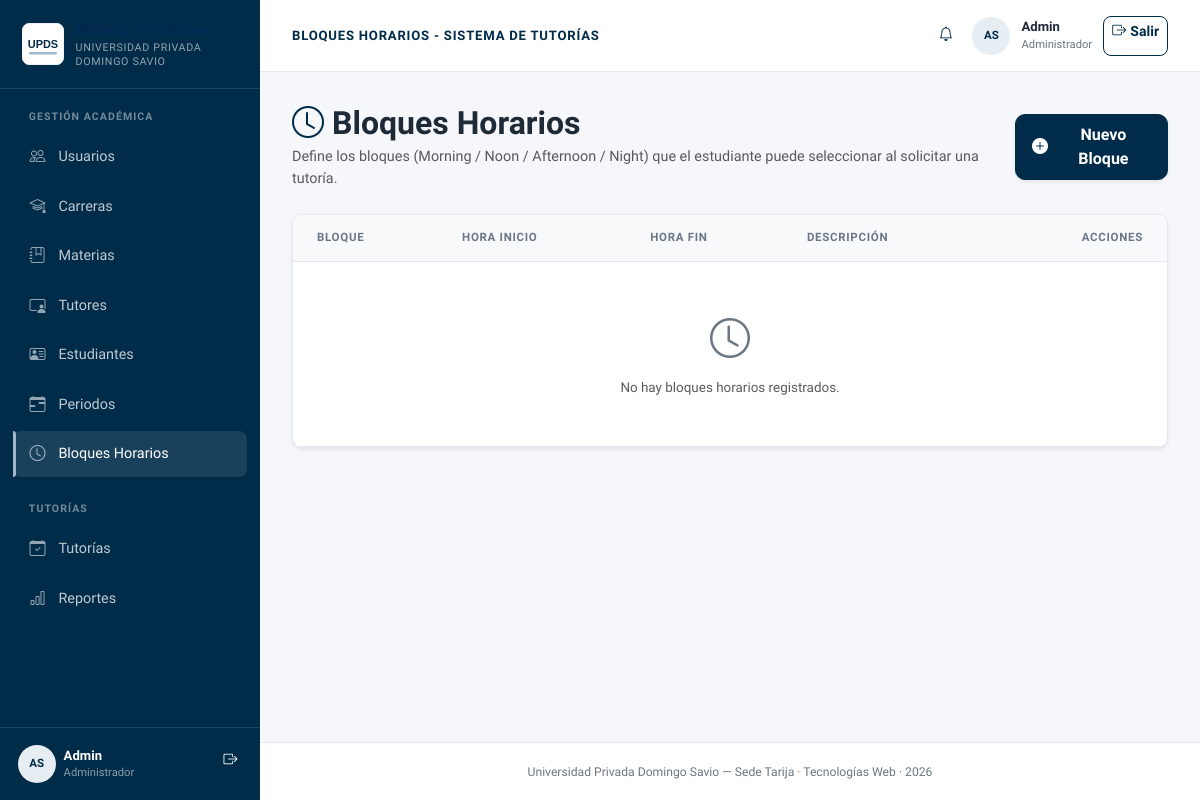
The app's page /controllers/admin_bloques.php (signed in), older data.
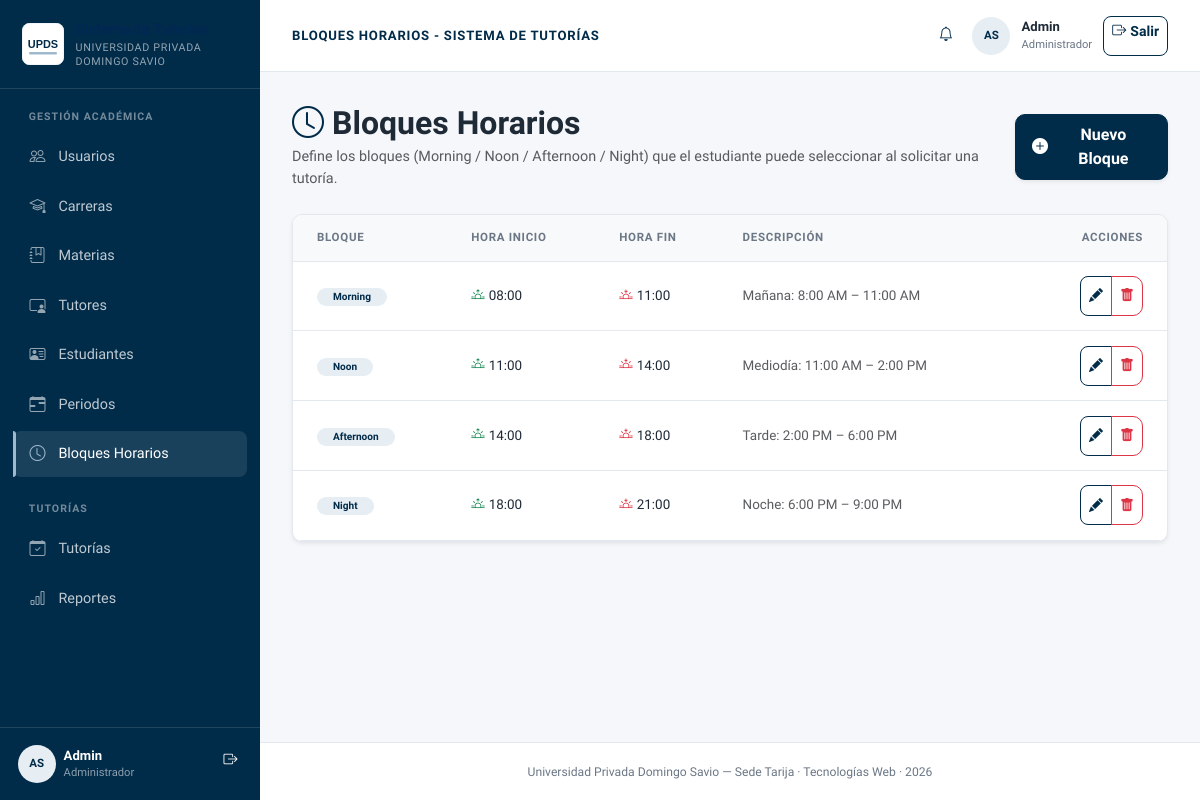
The same page, newer data.
### tables this page shows
CREATE TABLE IF NOT EXISTS bloques_horarios (
  id_bloque INT AUTO_INCREMENT PRIMARY KEY,
  nombre_bloque VARCHAR(30) NOT NULL UNIQUE,
  hora_inicio TIME NOT NULL,
  hora_fin TIME NOT NULL,
  descripcion VARCHAR(200) NULL,
  CONSTRAINT chk_bloque_horas CHECK (hora_fin > hora_inicio)
);

### controllers/admin_bloques.php (called while the page is built, shortened)
<?php
require_once __DIR__ . '/../config/conexion.php';
require_once __DIR__ . '/../models/BloqueModel.php';
$bloqueModel = new BloqueModel($pdo);
$bloques = $bloqueModel->obtenerTodos();
require_once __DIR__ . '/../views/admin/bloques/listar.php';

### models/NotificacionModel.php (called while the page is built, shortened)
<?php
class NotificacionModel
{
    private $pdo;
    public function __construct($pdo)
    {
        $this->pdo = $pdo;
    }
    public function contarNoLeidas($idUsuario)
    {
        $stmt = $this->pdo->prepare('SELECT COUNT(*) FROM notificaciones WHERE id_usuario = :id AND leida = 0');
        $stmt->execute([':id' => (int) $idUsuario]);
        return (int) $stmt->fetchColumn();
    }
}

### models/BloqueModel.php (called while the page is built, shortened)
<?php
class BloqueModel
{
    private $pdo;
    public function __construct($pdo)
    {
        $this->pdo = $pdo;
    }
    public function obtenerTodos()
    {
        return $this->pdo->query("SELECT * FROM bloques_horarios ORDER BY hora_inicio ASC")->fetchAll();
    }
}

### views/admin/bloques/listar.php (the view, shortened to what this page needs)
<?php
$tituloPagina = 'Bloques Horarios - Sistema de Tutorías';
include __DIR__ . '/../../layouts/header.php';
?>
<div class="d-flex flex-column flex-md-row justify-content-between align-items-start align-items-md-center mb-4 gap-3">
 <div>
    <h2 class="fw-bold mb-1 d-flex align-items-center gap-2">
      <i class="bi bi-clock text-primary"></i>
      <span>Bloques Horarios</span>
    </h2>
    <p class="text-muted mb-0">Define los bloques (Morning / Noon / Afternoon / Night) que el estudiante puede seleccionar al solicitar una tutoría.</p>
 </div>
 <button type="button" class="btn btn-primary d-flex align-items-center gap-2 shadow-sm px-3 py-2 rounded-3" data-bs-toggle="modal" data-bs-target="#modalBloque" onclick="prepararCrear()">
    <i class="bi bi-plus-circle-fill"></i>
    <span class="fw-semibold">Nuevo Bloque</span>
 </button>
</div>
<div class="card card-custom shadow-sm overflow-hidden">
 <div class="table-responsive">
    <table class="table table-hover align-middle mb-0">
      <thead class="table-light text-muted text-uppercase" style="font-size: 0.75rem; letter-spacing: 0.5px;">
        <tr>
          <th class="ps-4">Bloque</th>
          <th>Hora Inicio</th>
          <th>Hora Fin</th>
          <th>Descripción</th>
          <th class="text-end pe-4">Acciones</th>
        </tr>
      </thead>
      <tbody>
        <?php foreach ($bloques as $b): ?>
          <tr>
            <td class="ps-4">
              <span class="badge badge-accent px-3 py-1 fw-semibold"><?= htmlspecialchars($b['nombre_bloque']) ?></span>
            </td>
            <td><i class="bi bi-sunrise text-success me-1"></i><?= substr($b['hora_inicio'], 0, 5) ?></td>
            <td><i class="bi bi-sunset text-danger me-1"></i><?= substr($b['hora_fin'], 0, 5) ?></td>
            <td class="text-muted small"><?= htmlspecialchars($b['descripcion'] ?? '—') ?></td>
            <td class="text-end pe-4">
              <div class="btn-group" role="group">
                <button type="button" class="btn btn-outline-primary btn-sm" title="Editar"
                        onclick='prepararEditar(<?= json_encode($b, JSON_HEX_APOS | JSON_HEX_QUOT) ?>)'>
                  <i class="bi bi-pencil-fill"></i>
                </button>
                <button type="button" class="btn btn-outline-danger btn-sm rounded-end-2" title="Eliminar"
                        onclick="confirmarEliminacionBloque(<?= $b['id_bloque'] ?>, '<?= htmlspecialchars($b['nombre_bloque'], ENT_QUOTES, 'UTF-8') ?>')">
                  <i class="bi bi-trash-fill"></i>
                </button>
              </div>
            </td>
          </tr>
        <?php endforeach; ?>
        <?php if (empty($bloques)): ?>
          <tr>
            <td colspan="5" class="text-center py-5 text-muted">
              <i class="bi bi-clock fs-1 d-block mb-2 text-secondary"></i>
              No hay bloques horarios registrados.
            </td>
          </tr>
        <?php endif; ?>
      </tbody>
    </table>
 </div>
</div>
<?php include __DIR__ . '/../../layouts/footer.php'; ?>

### views/layouts/header.php (shortened to what this page needs)
<?php
require_once __DIR__ . '/../../includes/vista_helpers.php';
$rolSesion = $_SESSION['rol'] ?? '';
$nombreSesion = $_SESSION['nombre'] ?? 'Usuario';
$apellidoSesion = $_SESSION['apellido'] ?? '';
$tituloSeccion = $tituloSeccion ?? ($tituloPagina ?? 'Sistema de Tutorías');
$esEstudiante = $rolSesion === 'estudiante';
$notificacionesNoLeidas = 0;
if (!empty($_SESSION['id_usuario'])) {
    try {
        require_once __DIR__ . '/../../config/conexion.php';
        require_once __DIR__ . '/../../models/NotificacionModel.php';
        $notificacionesNoLeidas = (new NotificacionModel($pdo))->contarNoLeidas($_SESSION['id_usuario']);
    } catch (Throwable $e) {
        error_log($e->getMessage());
        $notificacionesNoLeidas = 0;
    }
}
function campanaNotificaciones($noLeidas) {
    $insignia = $noLeidas > 0
        ? '<span class="badge rounded-pill bg-danger position-absolute top-0 start-100 translate-middle" style="font-size: .6rem;">' . (int) $noLeidas . '</span>'
        : '';
    return '<a href="/controllers/notificaciones_listar.php" class="position-relative d-inline-flex align-items-center justify-content-center p-2 text-decoration-none" aria-label="Notificaciones" title="Notificaciones">'
        . '<i class="bi bi-bell" aria-hidden="true"></i>' . $insignia . '</a>';
}
?>
<!DOCTYPE html>
<html lang="es">
<head>
  <link href="https://cdn.jsdelivr.net/npm/bootstrap@5.3.3/dist/css/bootstrap.min.css" rel="stylesheet">
  <link rel="stylesheet" href="https://cdn.jsdelivr.net/npm/bootstrap-icons@1.11.3/font/bootstrap-icons.min.css">
  <link rel="stylesheet" href="/assets/css/upds-theme.css">
</head>
<body>
<?php if ($esEstudiante): ?>
  <div class="student-main">
    <nav class="navbar navbar-expand-lg student-navbar" aria-label="Navegación principal">
      <div class="container-fluid px-3 px-lg-4">
        <a class="navbar-brand d-flex align-items-center gap-2" href="/views/estudiante/panel.php">
          <img class="brand-logo" src="/assets/img/logo-upds.svg" alt="UPDS">
          <span><strong>UPDS</strong><small class="brand-campus">Sede Tarija</small></span>
        </a>
        <button class="navbar-toggler border-0" type="button" data-bs-toggle="collapse" data-bs-target="#studentNav" aria-controls="studentNav" aria-label="Abrir menú">
          <span class="navbar-toggler-icon"></span>
        </button>
        <div class="collapse navbar-collapse" id="studentNav">
          <ul class="navbar-nav me-auto mb-2 mb-lg-0">
            <li class="nav-item"><a class="nav-link <?= menuActivo('estudiante/panel') ? 'active' : '' ?>" href="/views/estudiante/panel.php"><i class="bi bi-calendar2-check me-1" aria-hidden="true"></i>Mis Tutorías</a></li>
            <li class="nav-item"><a class="nav-link <?= menuActivo('solicitar') ? 'active' : '' ?>" href="/controllers/tutorias_solicitar.php"><i class="bi bi-calendar-plus me-1" aria-hidden="true"></i>Solicitar Tutoría</a></li>
          </ul>
          <div class="topbar-user">
            <span class="text-white"><?= campanaNotificaciones($notificacionesNoLeidas) ?></span>
            <?= avatar($nombreSesion, $apellidoSesion, $rolSesion) ?>
            <div><div class="topbar-user-name"><?= htmlspecialchars($nombreSesion) ?></div><div class="topbar-user-role"><?= htmlspecialchars($rolSesion) ?></div></div>
            <a href="/controllers/logout.php" onclick="cerrarSesion(event)" class="btn btn-sm btn-outline-light"><i class="bi bi-box-arrow-right me-1" aria-hidden="true"></i>Salir</a>
          </div>
        </div>
      </div>
    </nav>
<?php else: ?>
  <div class="app-shell">
    <aside class="app-sidebar" aria-label="Navegación principal">
      <a class="sidebar-brand" href="<?= $rolSesion === 'tutor' ? '/views/tutor/panel.php' : '/controllers/usuarios_listar.php' ?>">
        <img class="brand-logo" src="/assets/img/logo-upds.svg" alt="UPDS">
        <span class="brand-name">Sistema de Tutorías<small class="brand-campus">Universidad Privada Domingo Savio</small></span>
      </a>
      <nav class="sidebar-nav">
        <?php if ($rolSesion === 'administrador'): ?>
          <div class="sidebar-section">Gestión académica</div>
          <a class="sidebar-link <?= menuActivo('usuarios') ? 'active' : '' ?>" href="/controllers/usuarios_listar.php"><i class="bi bi-people" aria-hidden="true"></i>Usuarios</a>
          <a class="sidebar-link <?= menuActivo('carreras') ? 'active' : '' ?>" href="/controllers/carreras_listar.php"><i class="bi bi-mortarboard" aria-hidden="true"></i>Carreras</a>
          <a class="sidebar-link <?= menuActivo('materias') ? 'active' : '' ?>" href="/controllers/materias_listar.php"><i class="bi bi-journal-bookmark" aria-hidden="true"></i>Materias</a>
          <a class="sidebar-link <?= menuActivo('tutores') ? 'active' : '' ?>" href="/controllers/tutores_listar.php"><i class="bi bi-person-video3" aria-hidden="true"></i>Tutores</a>
          <a class="sidebar-link <?= menuActivo('estudiantes') ? 'active' : '' ?>" href="/controllers/estudiantes_listar.php"><i class="bi bi-person-vcard" aria-hidden="true"></i>Estudiantes</a>
          <a class="sidebar-link <?= menuActivo('admin_periodos') ? 'active' : '' ?>" href="/controllers/admin_periodos.php"><i class="bi bi-calendar-range" aria-hidden="true"></i>Periodos</a>
          <a class="sidebar-link <?= menuActivo('admin_bloques') ? 'active' : '' ?>" href="/controllers/admin_bloques.php"><i class="bi bi-clock" aria-hidden="true"></i>Bloques Horarios</a>
          <div class="sidebar-section mt-4">Tutorías</div>
          <a class="sidebar-link <?= menuActivo('tutorias') ? 'active' : '' ?>" href="/controllers/tutorias_listar.php"><i class="bi bi-calendar-check" aria-hidden="true"></i>Tutorías</a>
          <a class="sidebar-link <?= menuActivo('reportes') ? 'active' : '' ?>" href="/controllers/reportes.php"><i class="bi bi-bar-chart" aria-hidden="true"></i>Reportes</a>
        <?php endif; ?>
      </nav>
      <div class="sidebar-user d-flex align-items-center gap-2">
        <?= avatar($nombreSesion, $apellidoSesion, $rolSesion) ?>
        <div class="flex-grow-1"><div class="sidebar-user-name"><?= htmlspecialchars($nombreSesion) ?></div><div class="sidebar-user-role"><?= htmlspecialchars($rolSesion) ?></div></div>
        <a href="/controllers/logout.php" onclick="cerrarSesion(event)" class="btn btn-sm btn-link text-white p-1" aria-label="Cerrar sesión" title="Cerrar sesión"><i class="bi bi-box-arrow-right" aria-hidden="true"></i></a>
      </div>
    </aside>
    <div class="app-main">
          <?= campanaNotificaciones($notificacionesNoLeidas) ?>
      <header class="app-topbar d-flex justify-content-between align-items-center">
        <div class="topbar-title"><?= htmlspecialchars($tituloSeccion) ?></div>
        <div class="topbar-user">
          <span class="text-primary"><?= campanaNotificaciones($notificacionesNoLeidas) ?></span>
          <?= avatar($nombreSesion, $apellidoSesion, $rolSesion) ?>
          <div><div class="topbar-user-name"><?= htmlspecialchars($nombreSesion) ?></div><div class="topbar-user-role"><?= htmlspecialchars($rolSesion) ?></div></div>
          <a href="/controllers/logout.php" onclick="cerrarSesion(event)" class="btn btn-sm btn-outline-primary"><i class="bi bi-box-arrow-right me-1" aria-hidden="true"></i>Salir</a>
        </div>
      </header>
<?php endif; ?>
<main class="app-content">

### includes/vista_helpers.php (shortened to what this page needs)
<?php
function menuActivo($fragmento)
{
    return strpos($_SERVER['PHP_SELF'] ?? '', $fragmento) !== false;
}
function avatar($nombre, $apellido = '', $rol = '')
{
    $nombre = trim((string) $nombre);
    $apellido = trim((string) $apellido);
    $iniciales = strtoupper(substr($nombre, 0, 1) . substr($apellido, 0, 1));
    $clasesRol = [
        'administrador' => 'avatar-admin',
        'tutor' => 'avatar-tutor',
        'estudiante' => 'avatar-student',
    ];
    $claseRol = $clasesRol[$rol] ?? 'avatar-default';
    return '<span class="avatar ' . $claseRol . '" aria-hidden="true">'
        . htmlspecialchars($iniciales, ENT_QUOTES, 'UTF-8') . '</span>';
}

### views/layouts/footer.php (shortened to what this page needs)
</main>
<footer class="app-footer text-center">
  Universidad Privada Domingo Savio — Sede Tarija · Tecnologías Web · <?= date('Y') ?>
</footer>
<?php if ($esEstudiante): ?></div><?php else: ?></div></div><?php endif; ?>
</body>
</html>

Row changes from the older to the newer data that the page shows:
added bloques_horarios: nombre_bloque "Morning", hora_inicio "08:00", hora_fin "11:00", descripcion "Mañana: 8:00 AM – 11:00 AM"
added bloques_horarios: nombre_bloque "Noon", hora_inicio "11:00", hora_fin "14:00", descripcion "Mediodía: 11:00 AM – 2:00 PM"
added bloques_horarios: nombre_bloque "Afternoon", hora_inicio "14:00", hora_fin "18:00", descripcion "Tarde: 2:00 PM – 6:00 PM"
added bloques_horarios: nombre_bloque "Night", hora_inicio "18:00", hora_fin "21:00", descripcion "Noche: 6:00 PM – 9:00 PM"
Text that changed along with them:
text no longer shown: "No hay bloques horarios registrados."
